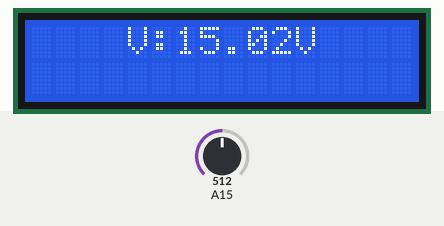
A sketch run on a simulated Arduino Mega 2560, built with avr-gcc and run on an emulated ATmega2560. Parts: 16×2 character LCD. The test bench sets the inputs (shaded band); at power-on: A15 = 512.

Above: at 1.2 s.
1.3 s: A15 set to 356
At 1.8 s:
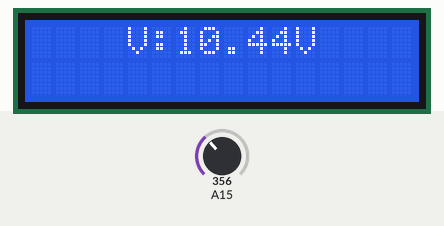
2.8 s: A15 set to 325
At 4.0 s:
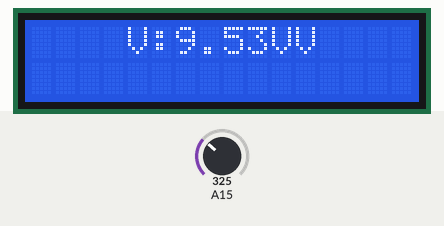
4.3 s: A15 set to 306
At 5.3 s:
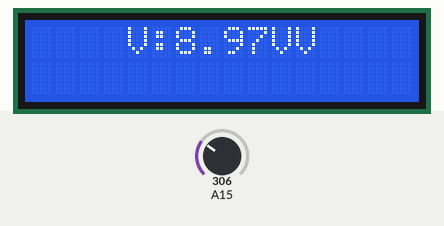
Timing chart, 0 to 7.3 s (numbered marks = the images above; inputs shaded):
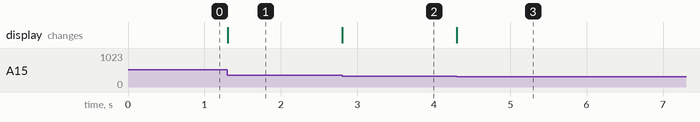

The sketch:

volt.ino
```cpp
#include <LiquidCrystal.h>
LiquidCrystal lcd(23, 25, 27, 29, 31, 33, 35, 37, 39, 41);
//***************  RS  E   D4  D5 D6 D7
float Amp,Pw,Voltres,Voltin;

void setup() {
  lcd.begin(16, 2);


}
void loop() {

  int ADC0 = analogRead(A15);
  int ADC1 = analogRead(A15);


  //**************حساب التوتر *****************//
  Voltin   = ADC1 * 4.88*0.00601;

  Pw       = Voltin * Amp *0.001 ;


  lcd.setCursor(4,0);
  lcd.print("V:");
  lcd.print(Voltin);
  lcd.print("V");


}
```

Measured:
- the behaviour switches between 341 and 340 on A15 (found by bisection; images 1 and 2)
- after the input at 1.3 s, the display: changes at once (image 1)
- after the input at 2.8 s, the display: changes at once (image 2)
- after the input at 4.3 s, the display: changes at once (image 3)
